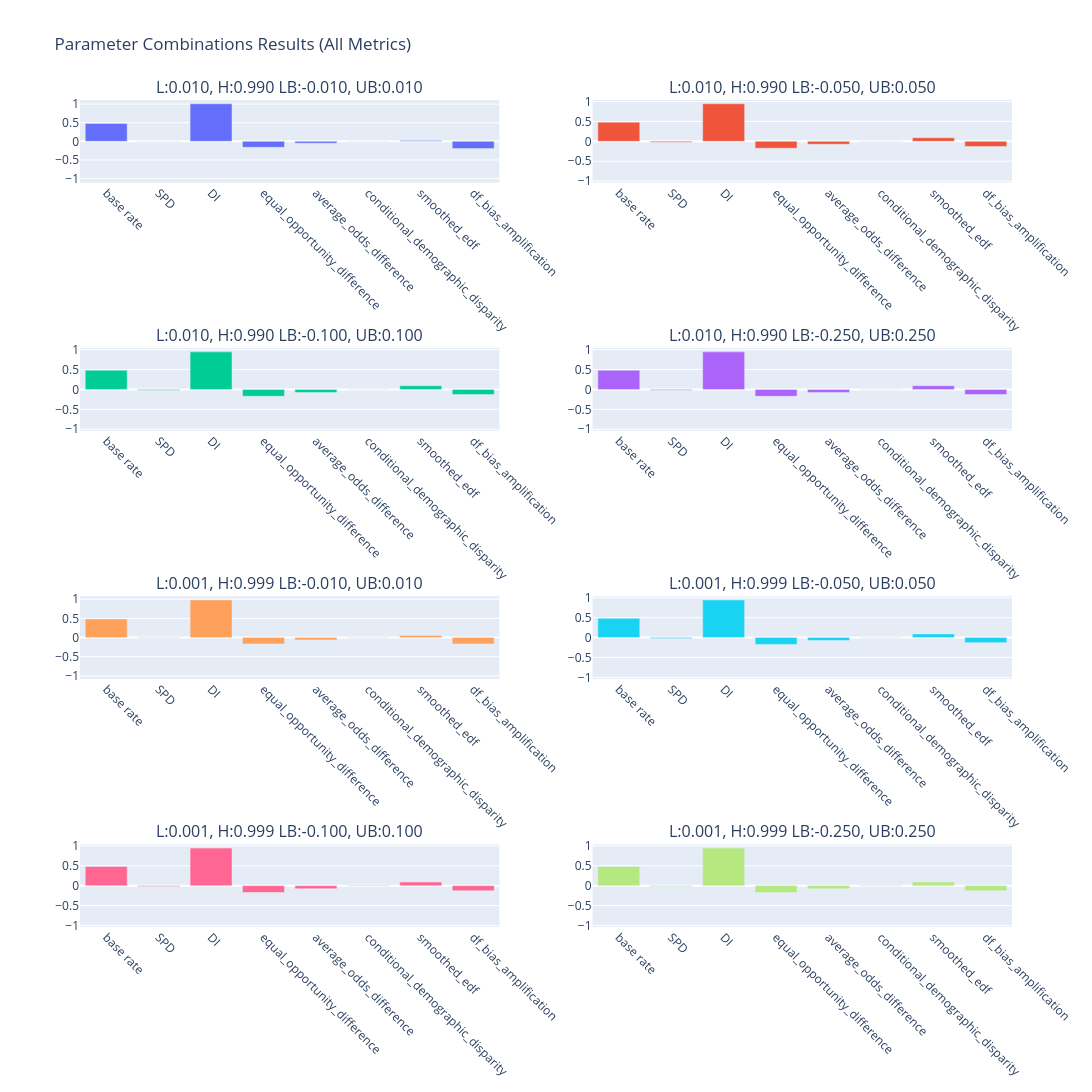

The cell this chart's notebook holds for it:
### Code cell
fig = plot_parameter_results(results_dfs_dir["Statistical parity difference"])
fig.show()

### Figure 1 — Plotly figure (JSON) as saved in the notebook; plotly's stock layout.template omitted (floating-point values rounded to 4 significant figures)
{"data": [{"name": "L:0.010, H:0.990\nLB:-0.010, UB:0.010", "type": "bar", "x": ["base rate", "SPD", "DI", "equal_opportunity_difference", "average_odds_difference", "conditional_demographic_disparity", "smoothed_edf", "df_bias_amplification"], "xaxis": "x", "y": [0.4827, 0.003747, 1.01, -0.161, -0.05089, -0.0003183, 0.02556, -0.1954], "yaxis": "y"}, {"name": "L:0.010, H:0.990\nLB:-0.050, UB:0.050", "type": "bar", "x": ["base rate", "SPD", "DI", "equal_opportunity_difference", "average_odds_difference", "conditional_demographic_disparity", "smoothed_edf", "df_bias_amplification"], "xaxis": "x2", "y": [0.4827, -0.02078, 0.9446, -0.1723, -0.07503, 0.001814, 0.09225, -0.1287], "yaxis": "y2"}, {"name": "L:0.010, H:0.990\nLB:-0.100, UB:0.100", "type": "bar", "x": ["base rate", "SPD", "DI", "equal_opportunity_difference", "average_odds_difference", "conditional_demographic_disparity", "smoothed_edf", "df_bias_amplification"], "xaxis": "x3", "y": [0.4827, -0.02078, 0.9446, -0.1723, -0.07503, 0.001814, 0.09225, -0.1287], "yaxis": "y3"}, {"name": "L:0.010, H:0.990\nLB:-0.250, UB:0.250", "type": "bar", "x": ["base rate", "SPD", "DI", "equal_opportunity_difference", "average_odds_difference", "conditional_demographic_disparity", "smoothed_edf", "df_bias_amplification"], "xaxis": "x4", "y": [0.4827, -0.02078, 0.9446, -0.1723, -0.07503, 0.001814, 0.09225, -0.1287], "yaxis": "y4"}, {"name": "L:0.001, H:0.999\nLB:-0.010, UB:0.010", "type": "bar", "x": ["base rate", "SPD", "DI", "equal_opportunity_difference", "average_odds_difference", "conditional_demographic_disparity", "smoothed_edf", "df_bias_amplification"], "xaxis": "x5", "y": [0.4827, -0.007153, 0.9809, -0.1667, -0.06164, 0.0006147, 0.05465, -0.1663], "yaxis": "y5"}, {"name": "L:0.001, H:0.999\nLB:-0.050, UB:0.050", "type": "bar", "x": ["base rate", "SPD", "DI", "equal_opportunity_difference", "average_odds_difference", "conditional_demographic_disparity", "smoothed_edf", "df_bias_amplification"], "xaxis": "x6", "y": [0.4827, -0.02078, 0.9446, -0.1723, -0.07503, 0.001814, 0.09225, -0.1287], "yaxis": "y6"}, {"name": "L:0.001, H:0.999\nLB:-0.100, UB:0.100", "type": "bar", "x": ["base rate", "SPD", "DI", "equal_opportunity_difference", "average_odds_difference", "conditional_demographic_disparity", "smoothed_edf", "df_bias_amplification"], "xaxis": "x7", "y": [0.4827, -0.02078, 0.9446, -0.1723, -0.07503, 0.001814, 0.09225, -0.1287], "yaxis": "y7"}, {"name": "L:0.001, H:0.999\nLB:-0.250, UB:0.250", "type": "bar", "x": ["base rate", "SPD", "DI", "equal_opportunity_difference", "average_odds_difference", "conditional_demographic_disparity", "smoothed_edf", "df_bias_amplification"], "xaxis": "x8", "y": [0.4827, -0.02078, 0.9446, -0.1723, -0.07503, 0.001814, 0.09225, -0.1287], "yaxis": "y8"}], "layout": {"annotations": [{"font": {"size": 16}, "showarrow": false, "text": "L:0.010, H:0.990\nLB:-0.010, UB:0.010", "x": 0.225, "xanchor": "center", "xref": "paper", "y": 1, "yanchor": "bottom", "yref": "paper"}, {"font": {"size": 16}, "showarrow": false, "text": "L:0.010, H:0.990\nLB:-0.050, UB:0.050", "x": 0.775, "xanchor": "center", "xref": "paper", "y": 1, "yanchor": "bottom", "yref": "paper"}, {"font": {"size": 16}, "showarrow": false, "text": "L:0.010, H:0.990\nLB:-0.100, UB:0.100", "x": 0.225, "xanchor": "center", "xref": "paper", "y": 0.7, "yanchor": "bottom", "yref": "paper"}, {"font": {"size": 16}, "showarrow": false, "text": "L:0.010, H:0.990\nLB:-0.250, UB:0.250", "x": 0.775, "xanchor": "center", "xref": "paper", "y": 0.7, "yanchor": "bottom", "yref": "paper"}, {"font": {"size": 16}, "showarrow": false, "text": "L:0.001, H:0.999\nLB:-0.010, UB:0.010", "x": 0.225, "xanchor": "center", "xref": "paper", "y": 0.4, "yanchor": "bottom", "yref": "paper"}, {"font": {"size": 16}, "showarrow": false, "text": "L:0.001, H:0.999\nLB:-0.050, UB:0.050", "x": 0.775, "xanchor": "center", "xref": "paper", "y": 0.4, "yanchor": "bottom", "yref": "paper"}, {"font": {"size": 16}, "showarrow": false, "text": "L:0.001, H:0.999\nLB:-0.100, UB:0.100", "x": 0.225, "xanchor": "center", "xref": "paper", "y": 0.1, "yanchor": "bottom", "yref": "paper"}, {"font": {"size": 16}, "showarrow": false, "text": "L:0.001, H:0.999\nLB:-0.250, UB:0.250", "x": 0.775, "xanchor": "center", "xref": "paper", "y": 0.1, "yanchor": "bottom", "yref": "paper"}], "height": 1200, "showlegend": false, "title": {"text": "Parameter Combinations Results (All Metrics)"}, "width": 1200, "xaxis": {"anchor": "y", "domain": [0, 0.45], "tickangle": 45}, "xaxis2": {"anchor": "y2", "domain": [0.55, 1], "tickangle": 45}, "xaxis3": {"anchor": "y3", "domain": [0, 0.45], "tickangle": 45}, "xaxis4": {"anchor": "y4", "domain": [0.55, 1], "tickangle": 45}, "xaxis5": {"anchor": "y5", "domain": [0, 0.45], "tickangle": 45}, "xaxis6": {"anchor": "y6", "domain": [0.55, 1], "tickangle": 45}, "xaxis7": {"anchor": "y7", "domain": [0, 0.45], "tickangle": 45}, "xaxis8": {"anchor": "y8", "domain": [0.55, 1], "tickangle": 45}, "yaxis": {"anchor": "x", "domain": [0.9, 1], "range": [-1.111, 1.111]}, "yaxis2": {"anchor": "x2", "domain": [0.9, 1], "range": [-1.039, 1.039]}, "yaxis3": {"anchor": "x3", "domain": [0.6, 0.7], "range": [-1.039, 1.039]}, "yaxis4": {"anchor": "x4", "domain": [0.6, 0.7], "range": [-1.039, 1.039]}, "yaxis5": {"anchor": "x5", "domain": [0.3, 0.4], "range": [-1.079, 1.079]}, "yaxis6": {"anchor": "x6", "domain": [0.3, 0.4], "range": [-1.039, 1.039]}, "yaxis7": {"anchor": "x7", "domain": [0, 0.1], "range": [-1.039, 1.039]}, "yaxis8": {"anchor": "x8", "domain": [0, 0.1], "range": [-1.039, 1.039]}}}
